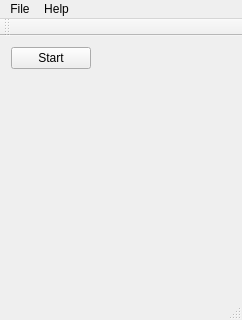
<?xml version="1.0" encoding="UTF-8"?>
<ui version="4.0">
 <class>MainWindow</class>
 <widget class="QMainWindow" name="MainWindow">
  <property name="geometry">
   <rect>
    <x>0</x>
    <y>0</y>
    <width>242</width>
    <height>320</height>
   </rect>
  </property>
  <property name="windowTitle">
   <string>TestServer</string>
  </property>
  <widget class="QWidget" name="centralWidget">
   <layout class="QFormLayout" name="formLayout">
    <property name="fieldGrowthPolicy">
     <enum>QFormLayout::AllNonFixedFieldsGrow</enum>
    </property>
    <item row="0" column="0">
     <widget class="QPushButton" name="pushButton">
      <property name="text">
       <string>Start</string>
      </property>
     </widget>
    </item>
   </layout>
  </widget>
  <widget class="QMenuBar" name="menuBar">
   <property name="geometry">
    <rect>
     <x>0</x>
     <y>0</y>
     <width>242</width>
     <height>24</height>
    </rect>
   </property>
   <widget class="QMenu" name="menuFile">
    <property name="title">
     <string>File</string>
    </property>
    <addaction name="actionQuit"/>
   </widget>
   <widget class="QMenu" name="menuHelp">
    <property name="title">
     <string>Help</string>
    </property>
    <addaction name="actionAbout"/>
   </widget>
   <addaction name="menuFile"/>
   <addaction name="menuHelp"/>
  </widget>
  <widget class="QToolBar" name="mainToolBar">
   <attribute name="toolBarArea">
    <enum>TopToolBarArea</enum>
   </attribute>
   <attribute name="toolBarBreak">
    <bool>false</bool>
   </attribute>
  </widget>
  <widget class="QStatusBar" name="statusBar"/>
  <action name="actionQuit">
   <property name="text">
    <string>Quit</string>
   </property>
  </action>
  <action name="actionAbout">
   <property name="text">
    <string>About</string>
   </property>
  </action>
 </widget>
 <layoutdefault spacing="6" margin="11"/>
 <resources/>
 <connections/>
</ui>
